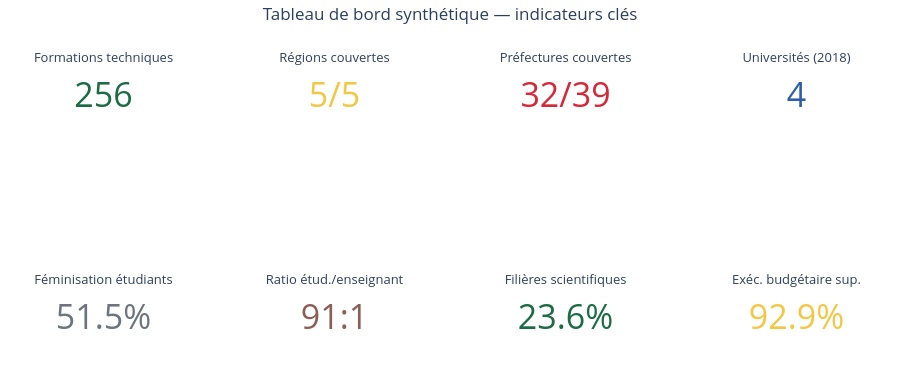

The notebook cell saved with this chart:
### Code cell
# Visualisation "cartes KPI" façon tableau de bord
fig = make_subplots(
    rows=2, cols=4,
    specs=[[{"type": "indicator"}] * 4, [{"type": "indicator"}] * 4],
    horizontal_spacing=0.05, vertical_spacing=0.35,
)

indicators = [
    ("Formations techniques", kpi["Nombre de formations techniques recensées"], ""),
    ("Régions couvertes", kpi["Nombre de régions couvertes (formation technique)"], "/5"),
    ("Préfectures couvertes", kpi["Nombre de préfectures couvertes"], "/39"),
    ("Universités (2018)", kpi["Nombre d'universités recensées (2018)"], ""),
    ("Féminisation étudiants", kpi["Taux de féminisation le plus récent (%)"], "%"),
    ("Ratio étud./enseignant", kpi["Ratio étudiants/enseignants le plus récent"], ":1"),
    ("Filières scientifiques", kpi["Part des filières scientifiques la plus récente (%)"], "%"),
    ("Exéc. budgétaire sup.", kpi["Taux d'exécution budgétaire sup. moyen (%)"], "%"),
]

for i, (label, value, suffix) in enumerate(indicators):
    r, c = divmod(i, 4)
    fig.add_trace(go.Indicator(
        mode="number",
        value=value if isinstance(value, (int, float)) else 0,
        number={"suffix": suffix, "font": {"size": 34, "color": PALETTE[i % len(PALETTE)]}},
        title={"text": label, "font": {"size": 13}},
    ), row=r + 1, col=c + 1)

fig.update_layout(height=380, margin=dict(t=40, b=10, l=10, r=10),
                   title="Tableau de bord synthétique — indicateurs clés", title_x=0.5)
fig.show()

### Figure 1 — Plotly figure (JSON) as saved in the notebook; plotly's stock layout.template omitted (floating-point values rounded to 4 significant figures)
{"data": [{"domain": {"x": [0.0, 0.2125], "y": [0.675, 1.0]}, "mode": "number", "number": {"font": {"color": "#1B6B45", "size": 34}, "suffix": ""}, "title": {"font": {"size": 13}, "text": "Formations techniques"}, "type": "indicator", "value": 256}, {"domain": {"x": [0.2625, 0.475], "y": [0.675, 1.0]}, "mode": "number", "number": {"font": {"color": "#F2C744", "size": 34}, "suffix": "/5"}, "title": {"font": {"size": 13}, "text": "Régions couvertes"}, "type": "indicator", "value": 5}, {"domain": {"x": [0.525, 0.7375], "y": [0.675, 1.0]}, "mode": "number", "number": {"font": {"color": "#D62839", "size": 34}, "suffix": "/39"}, "title": {"font": {"size": 13}, "text": "Préfectures couvertes"}, "type": "indicator", "value": 32}, {"domain": {"x": [0.7875, 1.0], "y": [0.675, 1.0]}, "mode": "number", "number": {"font": {"color": "#2E5EAA", "size": 34}, "suffix": ""}, "title": {"font": {"size": 13}, "text": "Universités (2018)"}, "type": "indicator", "value": 4}, {"domain": {"x": [0.0, 0.2125], "y": [0.0, 0.325]}, "mode": "number", "number": {"font": {"color": "#6C757D", "size": 34}, "suffix": "%"}, "title": {"font": {"size": 13}, "text": "Féminisation étudiants"}, "type": "indicator", "value": 51.5}, {"domain": {"x": [0.2625, 0.475], "y": [0.0, 0.325]}, "mode": "number", "number": {"font": {"color": "#8C5E58", "size": 34}, "suffix": ":1"}, "title": {"font": {"size": 13}, "text": "Ratio étud./enseignant"}, "type": "indicator", "value": 91.0}, {"domain": {"x": [0.525, 0.7375], "y": [0.0, 0.325]}, "mode": "number", "number": {"font": {"color": "#1B6B45", "size": 34}, "suffix": "%"}, "title": {"font": {"size": 13}, "text": "Filières scientifiques"}, "type": "indicator", "value": 23.6}, {"domain": {"x": [0.7875, 1.0], "y": [0.0, 0.325]}, "mode": "number", "number": {"font": {"color": "#F2C744", "size": 34}, "suffix": "%"}, "title": {"font": {"size": 13}, "text": "Exéc. budgétaire sup."}, "type": "indicator", "value": 92.9}], "layout": {"height": 380, "margin": {"b": 10, "l": 10, "r": 10, "t": 40}, "title": {"text": "Tableau de bord synthétique — indicateurs clés", "x": 0.5}}}
